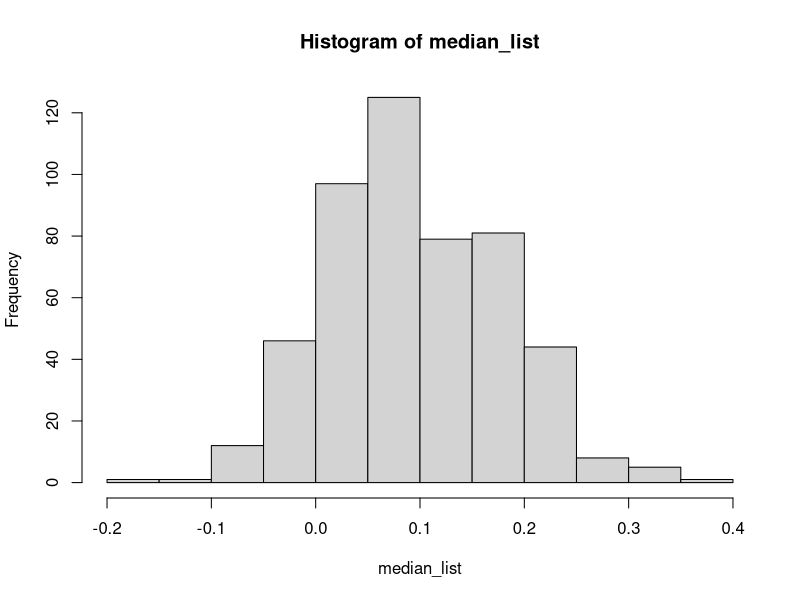
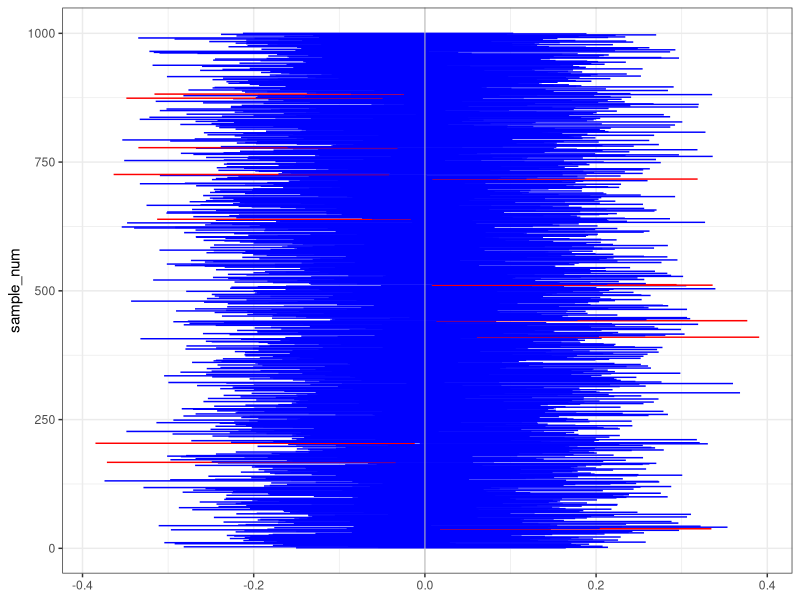

Write R code to recreate these figures, in order.
## ---- chunk 1
knitr::opts_chunk$set(cache = TRUE)
knitr::opts_chunk$set(echo = TRUE)
require(stats4)
library(tidyverse)
## ---- chunk 2
N <- 201
sample <- rnorm(201)
median(sample)
## ---- chunk 3
nll <- function(mean, sd) {
  fs <- dnorm(sample,
              mean = mean,
              sd = sd,
              log = TRUE)
  - sum(fs, na.rm = T)
}

fit <- stats4::mle(
  nll,
  start = list(mean = 0, sd = 1),
  method = "L-BFGS-B",
  lower = c(0, 0.01)
)
## ---- chunk 4
coef(fit)
## ---- chunk 5
sample_mean <- coef(fit)[[1]]
sample_sd <- coef(fit)[[2]]
## ---- chunk 6
median_list <- rep(NA, 500)
for (i in seq_along(median_list)) {
  median_list[i] <-
    median(rnorm(N, mean = sample_mean, sd = sample_sd))
}
hist(median_list)
## ---- chunk 7
sample_quantile95 <- quantile(median_list, c(0.025, 0.975))
sample_quantile95
## ---- chunk 8
samples <- matrix(nrow = N, ncol = 1000)
for (i in 1:ncol(samples)) {
  samples[, i] <- rnorm(N)
}

coef <- matrix(nrow = 2, ncol = ncol(samples))
for (i in 1:ncol(samples)) {
  coef[1, i] <- mean(samples[, i]) 
  coef[2, i] <- sd(samples[, i]) 
}
## ---- chunk 9
quantile95_list <- matrix(nrow = 2, ncol = ncol(samples))
## ---- chunk 10
for (j in 1:ncol(samples)) {
  median_list <- rep(NA, N)
  for (i in seq_along(median_list)) {
    norm_dist <- rnorm(N, mean = coef[1, j], sd = coef[2, j])
    median_list[i] <- median(norm_dist)
  }
  quantile95 <- quantile(median_list, c(0.025, 0.975))
  quantile95_list[1, j] <- quantile95[[1]]
  quantile95_list[2, j] <- quantile95[[2]]
}
## ---- chunk 11
interest <- rep(NA, ncol(samples))
for (i in seq_along(interest)) {
  interest[i] <-
    case_when(
      quantile95_list[1, i] > 0 | quantile95_list[2, i] < 0 ~ 0,
      quantile95_list[1, i] <= 0 &
        quantile95_list[2, i] >= 0 ~ 1,
    )
}
coverage_probability <- sum(interest) / length(interest)
sum(interest)
## ---- chunk 12
coverage_probability
## ---- chunk 13
sum(quantile95_list[2,] < 0)
sum(quantile95_list[1,] > 0)
## ---- chunk 14
quantile95_df <- as.data.frame(t(quantile95_list))
quantile95_df["sample_num"] <- seq(1:ncol(samples))
quantile95_df["interest"] <- interest
ggplot(quantile95_df) +
  geom_linerange(aes(x = sample_num,
                     ymin = V1,
                     ymax = V2),
                 color = case_when(interest == 1 ~ "blue",
                                   interest == 0 ~ "red")) +
  geom_hline(yintercept = 0,
             color = "gray",
             alpha = 0.7) +
  coord_flip() +
  theme_bw()
